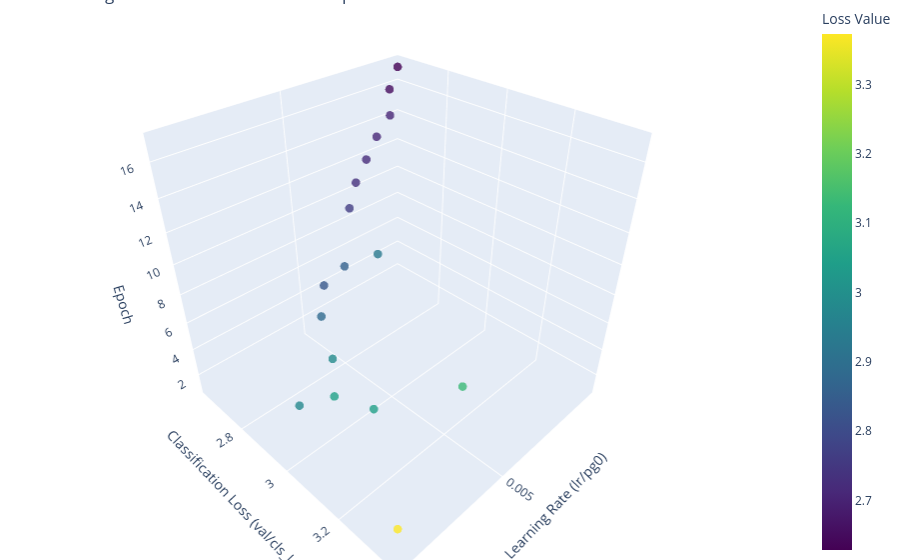

Here is the notebook cell this chart was saved with:
### Code cell
graph_LrLoss_3D(df)

### Figure 1 — Plotly figure (JSON) as saved in the notebook; plotly's stock layout.template omitted (floating-point values rounded to 4 significant figures)
{"data": [{"marker": {"color": [3.131, 3.049, 3.373, 2.977, 3.051, 2.986, 2.883, 2.835, 2.859, 2.93, 2.764, 2.733, 2.719, 2.706, 2.705, 2.649, 2.628], "colorbar": {"title": {"text": "Loss Value"}}, "colorscale": [[0, "#440154"], [0.1111, "#482878"], [0.2222, "#3e4989"], [0.3333, "#31688e"], [0.4444, "#26828e"], [0.5556, "#1f9e89"], [0.6667, "#35b779"], [0.7778, "#6ece58"], [0.8889, "#b5de2b"], [1, "#fde725"]], "opacity": 0.8, "size": 5}, "mode": "markers", "type": "scatter3d", "x": [0.003313, 0.006259, 0.008817, 0.008253, 0.007671, 0.007088, 0.006506, 0.005924, 0.005341, 0.004759, 0.004176, 0.003594, 0.003012, 0.002429, 0.001847, 0.001265, 0.0006824], "y": [3.131, 3.049, 3.373, 2.977, 3.051, 2.986, 2.883, 2.835, 2.859, 2.93, 2.764, 2.733, 2.719, 2.706, 2.705, 2.649, 2.628], "z": [1, 2, 3, 4, 5, 6, 7, 8, 9, 10, 11, 12, 13, 14, 15, 16, 17]}], "layout": {"margin": {"b": 0, "l": 0, "r": 0, "t": 0}, "scene": {"xaxis": {"title": {"text": "Learning Rate (lr/pg0)"}}, "yaxis": {"title": {"text": "Classification Loss (val/cls_loss)"}}, "zaxis": {"title": {"text": "Epoch"}}}, "title": {"text": "Learning Rate vs. Validation Loss vs. Epoch"}}}
